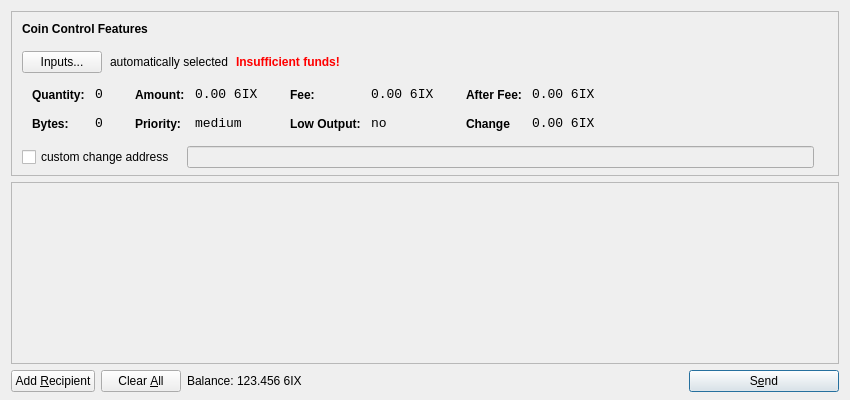
<?xml version="1.0" encoding="UTF-8"?>
<ui version="4.0">
 <class>SendCoinsDialog</class>
 <widget class="QDialog" name="SendCoinsDialog">
  <property name="geometry">
   <rect>
    <x>0</x>
    <y>0</y>
    <width>850</width>
    <height>400</height>
   </rect>
  </property>
  <property name="windowTitle">
   <string>Send Coins</string>
  </property>
  <layout class="QVBoxLayout" name="verticalLayout" stretch="0,1,0">
   <property name="bottomMargin">
    <number>8</number>
   </property>
   <item>
    <widget class="QFrame" name="frameCoinControl">
     <property name="sizePolicy">
      <sizepolicy hsizetype="Expanding" vsizetype="Expanding">
       <horstretch>0</horstretch>
       <verstretch>0</verstretch>
      </sizepolicy>
     </property>
     <property name="maximumSize">
      <size>
       <width>16777215</width>
       <height>16777215</height>
      </size>
     </property>
     <property name="frameShape">
      <enum>QFrame::StyledPanel</enum>
     </property>
     <property name="frameShadow">
      <enum>QFrame::Sunken</enum>
     </property>
     <layout class="QVBoxLayout" name="verticalLayoutCoinControl2">
      <property name="spacing">
       <number>-1</number>
      </property>
      <property name="leftMargin">
       <number>0</number>
      </property>
      <property name="topMargin">
       <number>0</number>
      </property>
      <property name="rightMargin">
       <number>0</number>
      </property>
      <property name="bottomMargin">
       <number>6</number>
      </property>
      <item>
       <layout class="QVBoxLayout" name="verticalLayoutCoinControl" stretch="0,0,0,0,1">
        <property name="spacing">
         <number>0</number>
        </property>
        <property name="leftMargin">
         <number>10</number>
        </property>
        <property name="topMargin">
         <number>10</number>
        </property>
        <item>
         <layout class="QHBoxLayout" name="horizontalLayoutCoinControl1">
          <property name="bottomMargin">
           <number>15</number>
          </property>
          <item>
           <widget class="QLabel" name="labelCoinControlFeatures">
            <property name="sizePolicy">
             <sizepolicy hsizetype="Preferred" vsizetype="Maximum">
              <horstretch>0</horstretch>
              <verstretch>0</verstretch>
             </sizepolicy>
            </property>
            <property name="font">
             <font>
              <weight>75</weight>
              <bold>true</bold>
             </font>
            </property>
            <property name="styleSheet">
             <string notr="true">font-weight:bold;</string>
            </property>
            <property name="text">
             <string>Coin Control Features</string>
            </property>
           </widget>
          </item>
         </layout>
        </item>
        <item>
         <layout class="QHBoxLayout" name="horizontalLayoutCoinControl2" stretch="0,0,0,0">
          <property name="spacing">
           <number>8</number>
          </property>
          <property name="bottomMargin">
           <number>10</number>
          </property>
          <item>
           <widget class="QPushButton" name="pushButtonCoinControl">
            <property name="styleSheet">
             <string notr="true"/>
            </property>
            <property name="text">
             <string>Inputs...</string>
            </property>
           </widget>
          </item>
          <item>
           <widget class="QLabel" name="labelCoinControlAutomaticallySelected">
            <property name="text">
             <string>automatically selected</string>
            </property>
            <property name="margin">
             <number>5</number>
            </property>
           </widget>
          </item>
          <item>
           <widget class="QLabel" name="labelCoinControlInsuffFunds">
            <property name="font">
             <font>
              <weight>75</weight>
              <bold>true</bold>
             </font>
            </property>
            <property name="styleSheet">
             <string notr="true">color:red;font-weight:bold;</string>
            </property>
            <property name="text">
             <string>Insufficient funds!</string>
            </property>
            <property name="margin">
             <number>5</number>
            </property>
           </widget>
          </item>
          <item>
           <spacer name="horizontalSpacerCoinControl">
            <property name="orientation">
             <enum>Qt::Horizontal</enum>
            </property>
            <property name="sizeHint" stdset="0">
             <size>
              <width>40</width>
              <height>1</height>
             </size>
            </property>
           </spacer>
          </item>
         </layout>
        </item>
        <item>
         <widget class="QWidget" name="widgetCoinControl" native="true">
          <property name="sizePolicy">
           <sizepolicy hsizetype="Preferred" vsizetype="Preferred">
            <horstretch>0</horstretch>
            <verstretch>0</verstretch>
           </sizepolicy>
          </property>
          <property name="minimumSize">
           <size>
            <width>0</width>
            <height>0</height>
           </size>
          </property>
          <property name="styleSheet">
           <string notr="true"/>
          </property>
          <layout class="QHBoxLayout" name="horizontalLayoutCoinControl5">
           <property name="margin">
            <number>0</number>
           </property>
           <item>
            <layout class="QHBoxLayout" name="horizontalLayoutCoinControl3" stretch="0,0,0,1">
             <property name="spacing">
              <number>20</number>
             </property>
             <property name="topMargin">
              <number>0</number>
             </property>
             <property name="bottomMargin">
              <number>10</number>
             </property>
             <item>
              <layout class="QFormLayout" name="formLayoutCoinControl1">
               <property name="horizontalSpacing">
                <number>10</number>
               </property>
               <property name="verticalSpacing">
                <number>14</number>
               </property>
               <property name="leftMargin">
                <number>10</number>
               </property>
               <property name="topMargin">
                <number>4</number>
               </property>
               <property name="rightMargin">
                <number>6</number>
               </property>
               <item row="0" column="0">
                <widget class="QLabel" name="labelCoinControlQuantityText">
                 <property name="styleSheet">
                  <string notr="true">font-weight:bold;</string>
                 </property>
                 <property name="text">
                  <string>Quantity:</string>
                 </property>
                 <property name="margin">
                  <number>0</number>
                 </property>
                </widget>
               </item>
               <item row="0" column="1">
                <widget class="QLabel" name="labelCoinControlQuantity">
                 <property name="font">
                  <font>
                   <family>Monospace</family>
                   <pointsize>10</pointsize>
                  </font>
                 </property>
                 <property name="cursor">
                  <cursorShape>IBeamCursor</cursorShape>
                 </property>
                 <property name="contextMenuPolicy">
                  <enum>Qt::ActionsContextMenu</enum>
                 </property>
                 <property name="text">
                  <string>0</string>
                 </property>
                 <property name="margin">
                  <number>0</number>
                 </property>
                 <property name="textInteractionFlags">
                  <set>Qt::LinksAccessibleByMouse|Qt::TextSelectableByKeyboard|Qt::TextSelectableByMouse</set>
                 </property>
                </widget>
               </item>
               <item row="1" column="0">
                <widget class="QLabel" name="labelCoinControlBytesText">
                 <property name="styleSheet">
                  <string notr="true">font-weight:bold;</string>
                 </property>
                 <property name="text">
                  <string>Bytes:</string>
                 </property>
                </widget>
               </item>
               <item row="1" column="1">
                <widget class="QLabel" name="labelCoinControlBytes">
                 <property name="font">
                  <font>
                   <family>Monospace</family>
                   <pointsize>10</pointsize>
                  </font>
                 </property>
                 <property name="cursor">
                  <cursorShape>IBeamCursor</cursorShape>
                 </property>
                 <property name="contextMenuPolicy">
                  <enum>Qt::ActionsContextMenu</enum>
                 </property>
                 <property name="text">
                  <string>0</string>
                 </property>
                 <property name="textInteractionFlags">
                  <set>Qt::LinksAccessibleByMouse|Qt::TextSelectableByKeyboard|Qt::TextSelectableByMouse</set>
                 </property>
                </widget>
               </item>
              </layout>
             </item>
             <item>
              <layout class="QFormLayout" name="formLayoutCoinControl2">
               <property name="horizontalSpacing">
                <number>10</number>
               </property>
               <property name="verticalSpacing">
                <number>14</number>
               </property>
               <property name="leftMargin">
                <number>6</number>
               </property>
               <property name="topMargin">
                <number>4</number>
               </property>
               <property name="rightMargin">
                <number>6</number>
               </property>
               <item row="0" column="0">
                <widget class="QLabel" name="labelCoinControlAmountText">
                 <property name="styleSheet">
                  <string notr="true">font-weight:bold;</string>
                 </property>
                 <property name="text">
                  <string>Amount:</string>
                 </property>
                 <property name="margin">
                  <number>0</number>
                 </property>
                </widget>
               </item>
               <item row="0" column="1">
                <widget class="QLabel" name="labelCoinControlAmount">
                 <property name="font">
                  <font>
                   <family>Monospace</family>
                   <pointsize>10</pointsize>
                  </font>
                 </property>
                 <property name="cursor">
                  <cursorShape>IBeamCursor</cursorShape>
                 </property>
                 <property name="contextMenuPolicy">
                  <enum>Qt::ActionsContextMenu</enum>
                 </property>
                 <property name="text">
                  <string>0.00 6IX</string>
                 </property>
                 <property name="textInteractionFlags">
                  <set>Qt::LinksAccessibleByMouse|Qt::TextSelectableByKeyboard|Qt::TextSelectableByMouse</set>
                 </property>
                </widget>
               </item>
               <item row="1" column="0">
                <widget class="QLabel" name="labelCoinControlPriorityText">
                 <property name="styleSheet">
                  <string notr="true">font-weight:bold;</string>
                 </property>
                 <property name="text">
                  <string>Priority:</string>
                 </property>
                </widget>
               </item>
               <item row="1" column="1">
                <widget class="QLabel" name="labelCoinControlPriority">
                 <property name="font">
                  <font>
                   <family>Monospace</family>
                   <pointsize>10</pointsize>
                  </font>
                 </property>
                 <property name="cursor">
                  <cursorShape>IBeamCursor</cursorShape>
                 </property>
                 <property name="contextMenuPolicy">
                  <enum>Qt::ActionsContextMenu</enum>
                 </property>
                 <property name="text">
                  <string>medium</string>
                 </property>
                 <property name="textInteractionFlags">
                  <set>Qt::LinksAccessibleByMouse|Qt::TextSelectableByKeyboard|Qt::TextSelectableByMouse</set>
                 </property>
                </widget>
               </item>
              </layout>
             </item>
             <item>
              <layout class="QFormLayout" name="formLayoutCoinControl3">
               <property name="horizontalSpacing">
                <number>10</number>
               </property>
               <property name="verticalSpacing">
                <number>14</number>
               </property>
               <property name="leftMargin">
                <number>6</number>
               </property>
               <property name="topMargin">
                <number>4</number>
               </property>
               <property name="rightMargin">
                <number>6</number>
               </property>
               <item row="0" column="0">
                <widget class="QLabel" name="labelCoinControlFeeText">
                 <property name="styleSheet">
                  <string notr="true">font-weight:bold;</string>
                 </property>
                 <property name="text">
                  <string>Fee:</string>
                 </property>
                 <property name="margin">
                  <number>0</number>
                 </property>
                </widget>
               </item>
               <item row="0" column="1">
                <widget class="QLabel" name="labelCoinControlFee">
                 <property name="font">
                  <font>
                   <family>Monospace</family>
                   <pointsize>10</pointsize>
                  </font>
                 </property>
                 <property name="cursor">
                  <cursorShape>IBeamCursor</cursorShape>
                 </property>
                 <property name="contextMenuPolicy">
                  <enum>Qt::ActionsContextMenu</enum>
                 </property>
                 <property name="text">
                  <string>0.00 6IX</string>
                 </property>
                 <property name="textInteractionFlags">
                  <set>Qt::LinksAccessibleByMouse|Qt::TextSelectableByKeyboard|Qt::TextSelectableByMouse</set>
                 </property>
                </widget>
               </item>
               <item row="1" column="0">
                <widget class="QLabel" name="labelCoinControlLowOutputText">
                 <property name="styleSheet">
                  <string notr="true">font-weight:bold;</string>
                 </property>
                 <property name="text">
                  <string>Low Output:</string>
                 </property>
                </widget>
               </item>
               <item row="1" column="1">
                <widget class="QLabel" name="labelCoinControlLowOutput">
                 <property name="font">
                  <font>
                   <family>Monospace</family>
                   <pointsize>10</pointsize>
                  </font>
                 </property>
                 <property name="cursor">
                  <cursorShape>IBeamCursor</cursorShape>
                 </property>
                 <property name="contextMenuPolicy">
                  <enum>Qt::ActionsContextMenu</enum>
                 </property>
                 <property name="text">
                  <string>no</string>
                 </property>
                 <property name="textInteractionFlags">
                  <set>Qt::LinksAccessibleByMouse|Qt::TextSelectableByKeyboard|Qt::TextSelectableByMouse</set>
                 </property>
                </widget>
               </item>
              </layout>
             </item>
             <item>
              <layout class="QFormLayout" name="formLayoutCoinControl4">
               <property name="horizontalSpacing">
                <number>10</number>
               </property>
               <property name="verticalSpacing">
                <number>14</number>
               </property>
               <property name="leftMargin">
                <number>6</number>
               </property>
               <property name="topMargin">
                <number>4</number>
               </property>
               <property name="rightMargin">
                <number>6</number>
               </property>
               <item row="0" column="0">
                <widget class="QLabel" name="labelCoinControlAfterFeeText">
                 <property name="styleSheet">
                  <string notr="true">font-weight:bold;</string>
                 </property>
                 <property name="text">
                  <string>After Fee:</string>
                 </property>
                 <property name="margin">
                  <number>0</number>
                 </property>
                </widget>
               </item>
               <item row="0" column="1">
                <widget class="QLabel" name="labelCoinControlAfterFee">
                 <property name="font">
                  <font>
                   <family>Monospace</family>
                   <pointsize>10</pointsize>
                  </font>
                 </property>
                 <property name="cursor">
                  <cursorShape>IBeamCursor</cursorShape>
                 </property>
                 <property name="contextMenuPolicy">
                  <enum>Qt::ActionsContextMenu</enum>
                 </property>
                 <property name="text">
                  <string>0.00 6IX</string>
                 </property>
                 <property name="textInteractionFlags">
                  <set>Qt::LinksAccessibleByMouse|Qt::TextSelectableByKeyboard|Qt::TextSelectableByMouse</set>
                 </property>
                </widget>
               </item>
               <item row="1" column="0">
                <widget class="QLabel" name="labelCoinControlChangeText">
                 <property name="styleSheet">
                  <string notr="true">font-weight:bold;</string>
                 </property>
                 <property name="text">
                  <string>Change</string>
                 </property>
                </widget>
               </item>
               <item row="1" column="1">
                <widget class="QLabel" name="labelCoinControlChange">
                 <property name="font">
                  <font>
                   <family>Monospace</family>
                   <pointsize>10</pointsize>
                  </font>
                 </property>
                 <property name="cursor">
                  <cursorShape>IBeamCursor</cursorShape>
                 </property>
                 <property name="contextMenuPolicy">
                  <enum>Qt::ActionsContextMenu</enum>
                 </property>
                 <property name="text">
                  <string>0.00 6IX</string>
                 </property>
                 <property name="textInteractionFlags">
                  <set>Qt::LinksAccessibleByMouse|Qt::TextSelectableByKeyboard|Qt::TextSelectableByMouse</set>
                 </property>
                </widget>
               </item>
              </layout>
             </item>
            </layout>
           </item>
          </layout>
         </widget>
        </item>
        <item>
         <layout class="QHBoxLayout" name="horizontalLayoutCoinControl4" stretch="0,0,0">
          <property name="spacing">
           <number>12</number>
          </property>
          <property name="sizeConstraint">
           <enum>QLayout::SetDefaultConstraint</enum>
          </property>
          <property name="topMargin">
           <number>5</number>
          </property>
          <property name="rightMargin">
           <number>5</number>
          </property>
          <item>
           <widget class="QCheckBox" name="checkBoxCoinControlChange">
            <property name="text">
             <string>custom change address</string>
            </property>
           </widget>
          </item>
          <item>
           <widget class="QLineEdit" name="lineEditCoinControlChange">
            <property name="enabled">
             <bool>false</bool>
            </property>
            <property name="sizePolicy">
             <sizepolicy hsizetype="Expanding" vsizetype="Fixed">
              <horstretch>0</horstretch>
              <verstretch>0</verstretch>
             </sizepolicy>
            </property>
           </widget>
          </item>
          <item>
           <widget class="QLabel" name="labelCoinControlChangeLabel">
            <property name="sizePolicy">
             <sizepolicy hsizetype="Preferred" vsizetype="Expanding">
              <horstretch>0</horstretch>
              <verstretch>0</verstretch>
             </sizepolicy>
            </property>
            <property name="minimumSize">
             <size>
              <width>0</width>
              <height>0</height>
             </size>
            </property>
            <property name="text">
             <string/>
            </property>
            <property name="margin">
             <number>3</number>
            </property>
           </widget>
          </item>
         </layout>
        </item>
        <item>
         <spacer name="verticalSpacerCoinControl">
          <property name="orientation">
           <enum>Qt::Vertical</enum>
          </property>
          <property name="sizeHint" stdset="0">
           <size>
            <width>800</width>
            <height>1</height>
           </size>
          </property>
         </spacer>
        </item>
       </layout>
      </item>
     </layout>
    </widget>
   </item>
   <item>
    <widget class="QScrollArea" name="scrollArea">
     <property name="widgetResizable">
      <bool>true</bool>
     </property>
     <widget class="QWidget" name="scrollAreaWidgetContents">
      <property name="geometry">
       <rect>
        <x>0</x>
        <y>0</y>
        <width>830</width>
        <height>165</height>
       </rect>
      </property>
      <layout class="QVBoxLayout" name="verticalLayout_2">
       <property name="margin">
        <number>0</number>
       </property>
       <item>
        <layout class="QVBoxLayout" name="entries">
         <property name="spacing">
          <number>6</number>
         </property>
        </layout>
       </item>
       <item>
        <spacer name="verticalSpacer">
         <property name="orientation">
          <enum>Qt::Vertical</enum>
         </property>
         <property name="sizeHint" stdset="0">
          <size>
           <width>20</width>
           <height>40</height>
          </size>
         </property>
        </spacer>
       </item>
      </layout>
     </widget>
    </widget>
   </item>
   <item>
    <layout class="QHBoxLayout" name="horizontalLayout">
     <item>
      <widget class="QPushButton" name="addButton">
       <property name="toolTip">
        <string>Send to multiple recipients at once</string>
       </property>
       <property name="text">
        <string>Add &amp;Recipient</string>
       </property>
       <property name="icon">
        <iconset resource="../bitcoin.qrc">
         <normaloff>:/icons/add</normaloff>:/icons/add</iconset>
       </property>
       <property name="autoDefault">
        <bool>false</bool>
       </property>
      </widget>
     </item>
     <item>
      <widget class="QPushButton" name="clearButton">
       <property name="sizePolicy">
        <sizepolicy hsizetype="Minimum" vsizetype="Fixed">
         <horstretch>0</horstretch>
         <verstretch>0</verstretch>
        </sizepolicy>
       </property>
       <property name="toolTip">
        <string>Remove all transaction fields</string>
       </property>
       <property name="text">
        <string>Clear &amp;All</string>
       </property>
       <property name="icon">
        <iconset resource="../bitcoin.qrc">
         <normaloff>:/icons/remove</normaloff>:/icons/remove</iconset>
       </property>
       <property name="autoRepeatDelay">
        <number>300</number>
       </property>
       <property name="autoDefault">
        <bool>false</bool>
       </property>
      </widget>
     </item>
     <item>
      <layout class="QHBoxLayout" name="horizontalLayout_2">
       <property name="spacing">
        <number>3</number>
       </property>
       <item>
        <widget class="QLabel" name="label">
         <property name="sizePolicy">
          <sizepolicy hsizetype="Preferred" vsizetype="Fixed">
           <horstretch>0</horstretch>
           <verstretch>0</verstretch>
          </sizepolicy>
         </property>
         <property name="text">
          <string>Balance:</string>
         </property>
        </widget>
       </item>
       <item>
        <widget class="QLabel" name="labelBalance">
         <property name="sizePolicy">
          <sizepolicy hsizetype="Preferred" vsizetype="Fixed">
           <horstretch>0</horstretch>
           <verstretch>0</verstretch>
          </sizepolicy>
         </property>
         <property name="cursor">
          <cursorShape>IBeamCursor</cursorShape>
         </property>
         <property name="text">
          <string>123.456 6IX</string>
         </property>
         <property name="textInteractionFlags">
          <set>Qt::LinksAccessibleByMouse|Qt::TextSelectableByKeyboard|Qt::TextSelectableByMouse</set>
         </property>
        </widget>
       </item>
      </layout>
     </item>
     <item>
      <spacer name="horizontalSpacer">
       <property name="orientation">
        <enum>Qt::Horizontal</enum>
       </property>
       <property name="sizeHint" stdset="0">
        <size>
         <width>40</width>
         <height>20</height>
        </size>
       </property>
      </spacer>
     </item>
     <item>
      <widget class="QPushButton" name="sendButton">
       <property name="minimumSize">
        <size>
         <width>150</width>
         <height>0</height>
        </size>
       </property>
       <property name="toolTip">
        <string>Confirm the send action</string>
       </property>
       <property name="text">
        <string>S&amp;end</string>
       </property>
       <property name="icon">
        <iconset resource="../bitcoin.qrc">
         <normaloff>:/icons/send</normaloff>:/icons/send</iconset>
       </property>
       <property name="default">
        <bool>true</bool>
       </property>
      </widget>
     </item>
    </layout>
   </item>
  </layout>
 </widget>
 <resources>
  <include location="../bitcoin.qrc"/>
 </resources>
 <connections/>
</ui>
